Frame 1 (no input): blank canvas, image omitted
Frame 60 (the mouse pressed at the canvas centre just before this capture): blank canvas, image omitted
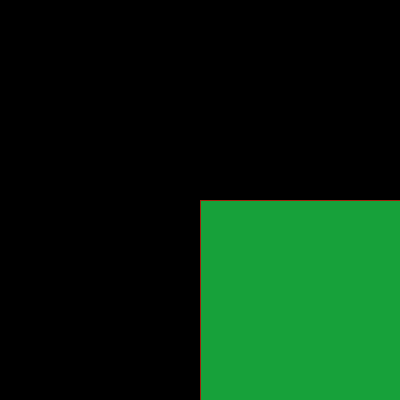
Frame 120 (the mouse held since frame 60 and released just before this capture)

The Processing sketch whose frames 1 and 60 were blank and that drew this single picture after the mouse press (run headless with seeded random() and noise(); from frame 60 on, the mouse is pressed at the canvas centre):

// Processing sketch: processing_97323
// ── processing_97323.pde

float x[] = new float [500];
float y[] = new float [500];
float x1[] = new float [500];
float y1[] = new float [500];
boolean xover = false;
boolean yover = false;
float line[] = new float [100];
int radians = 680;
float [] cos_vals = new float [radians];
float [] sin_vals = new float [radians];
float r = random (20,50);
float angulo=0;
int i=0;
void setup() 
{
  size(400,400);
  background(0);
  stroke(200,0,0,200);
  smooth();
}
void draw()
{
  if (mouseX <= 400 && mouseY <= 400) 
  {
    xover = true; 
    yover = true;
  }
  if (mousePressed)
  {
    i++;
    if(i>= 200)
      i =0;
    //line(mouseX, mouseY, r*cos(i), r * sin (i));
    //ecuacion de circulo;
    x1[i] = mouseX + (100* cos(angulo));
    y1[i] = mouseY +(100* sin(angulo));
    angulo=angulo+0.01;
    fill(random(200),random(255), random(100));
    rect(mouseX, mouseY, x1[i], y1[i]);
  } 
  else 
  { 
    background (0);

  }

}
